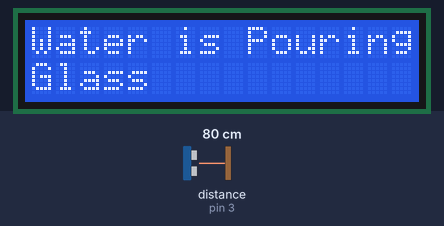
The sketch below on a simulated Arduino Nano, built with avr-gcc and run on an emulated ATmega328P. On the bench: 16×2 character LCD. Wiring (inferred from the names in the program): ultrasonic range finder: trigger A2; echo pin 3. The inputs (shaded band) are chosen by the test bench; at power-on: distance to the obstacle (sensor on pin 3) 80 cm. The echo pulse lasts 58.3 µs per cm.

Above: at 0.07 s.
At 1.2 s:
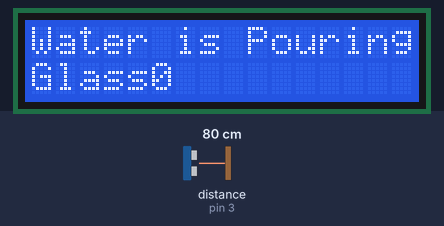
1.3 s: distance to the obstacle (sensor on pin 3) set to 2 cm
4.3 s: distance to the obstacle (sensor on pin 3) set to 4 cm
Timing chart, 0 to 7.3 s (numbered marks = the images above; inputs shaded):
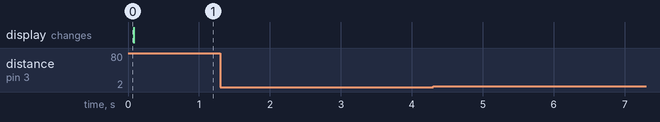

The sketch:

PurifierInterfaceCode.ino
```cpp
#include <LiquidCrystal.h>

LiquidCrystal lcd(A6, A5, 8, 9, 10, 11);
int water_level= 0;

long duration;
int distance;
float waterlevelpercent;

volatile bool button1Pressed = true;
volatile bool button2Pressed = true;
volatile bool button3Pressed = true;
volatile bool button4Pressed = true;

const int trig_pin = A2;
const int echo_pin = 3;
const int ws_data = A1;
const int sole_trig = A4;
const int button1 = 4;
const int button2 = 5;
const int button3 = 6;
const int button4 = 7;

volatile unsigned long lastTimeButtonPressed4debounce = millis();
volatile unsigned long lastTimeButtonPressed4waterflow = millis();
volatile unsigned long lastTimeButtonPressed4display = millis();
unsigned long debounceDelay = 50;

void solenoidturnon(unsigned long time)
{
  digitalWrite(A4, HIGH);
  unsigned long timeNow1 = millis();
  if (timeNow1 - lastTimeButtonPressed4waterflow > time) {
  lastTimeButtonPressed4waterflow = timeNow1;
  digitalWrite(A4,LOW);
}
 }
void solenoidturnon4ever()
{
  digitalWrite(A4, HIGH);

}

void button1PressedInterrupt()
{
  unsigned long timeNow2 = millis();
  if (timeNow2 - lastTimeButtonPressed4debounce > debounceDelay) {
    lastTimeButtonPressed4debounce = timeNow2;
    if (button1Pressed){
      button1Pressed = false;
    }
    else {
      button1Pressed = true;
    }
    }
  }


void button2PressedInterrupt()
{
  unsigned long timeNow3 = millis();
  if (timeNow3 - lastTimeButtonPressed4debounce > debounceDelay) {
    lastTimeButtonPressed4debounce = timeNow3;
    if (button2Pressed){
      button2Pressed = false;
    }
    else {
      button2Pressed = true;
    }
    }
  }


void button3PressedInterrupt()
{
  unsigned long timeNow4 = millis();
  if (timeNow4 - lastTimeButtonPressed4debounce > debounceDelay) {
    lastTimeButtonPressed4debounce = timeNow4;
    if (button3Pressed){
      button3Pressed = false;
    }
    else {
      button3Pressed = true;
    }
    }
  }


void button4PressedInterrupt()
{
  unsigned long timeNow5 = millis();
  if (timeNow5 - lastTimeButtonPressed4debounce > debounceDelay) {
    lastTimeButtonPressed4debounce = timeNow5;
    if (button4Pressed){
      button4Pressed = false;
    }
    else {
      button4Pressed = true;
    }
    }
  }


int calculateDistance(){

  digitalWrite(trig_pin, LOW);
  delayMicroseconds(2);
  // Sets the trigPin on HIGH state for 10 micro seconds
  digitalWrite(trig_pin, HIGH);
  delayMicroseconds(10);
  digitalWrite(trig_pin, LOW);
  duration = pulseIn(echo_pin, HIGH); // Reads the echoPin, returns the sound wave travel time in microseconds
  distance= duration*0.034/2;
  return distance;
}

void setup() {
  pinMode(button1, INPUT);
  pinMode(button2, INPUT);
  pinMode(button3, INPUT);
  pinMode(button4, INPUT);
  pinMode(trig_pin, OUTPUT);
  pinMode(echo_pin, INPUT);
  pinMode(sole_trig, OUTPUT);
  pinMode(ws_data, INPUT);
  lcd.begin(16, 2);

  attachInterrupt(digitalPinToInterrupt(button1),
                  button1PressedInterrupt,
                  RISING);

  attachInterrupt(digitalPinToInterrupt(button2),
                  button2PressedInterrupt,
                  RISING);

  attachInterrupt(digitalPinToInterrupt(button3),
                  button3PressedInterrupt,
                  RISING);

  attachInterrupt(digitalPinToInterrupt(button4),
                  button4PressedInterrupt,
                  RISING);

}

void loop() {

if (button1Pressed) {

  if (button2Pressed || button3Pressed )
  {
    button2Pressed = button3Pressed  = false;
  }

 solenoidturnon(5000);
 lcd.setCursor(0, 0);
 lcd.print("Water is Pouring in a");
 lcd.setCursor(0, 1);
 lcd.print("Glass");

}
if (button2Pressed) {

  if (button1Pressed || button3Pressed)
  {
    button1Pressed = button3Pressed = false;
  }

 solenoidturnon(20000);
 lcd.setCursor(0, 0);
 lcd.print("Water is Pouring in a");
 lcd.setCursor(0, 1);
 lcd.print("Bottle");

}
if (button3Pressed) {

  if (button2Pressed || button1Pressed )
  {
    button2Pressed = button1Pressed  = false;
  }

 solenoidturnon4ever();
 lcd.setCursor(0, 0);
 lcd.print("Water is Pouring");

}
if (button4Pressed) {

 // if (button2Pressed || button3Pressed || button1Pressed)
 // {
  //  button2Pressed = button3Pressed = button1Pressed = false;
 // }

 distance = calculateDistance();
 waterlevelpercent = distance*100/40; //suppose purifier is 40 cm long


  lcd.setCursor(0, 0);
  lcd.print("The Water Purifier is filled");
  lcd.setCursor(0, 1);
  lcd.print(waterlevelpercent);

  unsigned long timeNow6 = millis();

  if (timeNow6 - lastTimeButtonPressed4display > 10000) {
   lastTimeButtonPressed4display = timeNow6;
   lcd.setCursor(0, 0);
   lcd.print("");
   lcd.setCursor(0, 1);
   lcd.print("");
   button4Pressed = false;


 }


 //or

 //distance = analogRead(A1);
 //waterlevelpercentage = sensorvalue*100/40;
 //lcd.print("The Water Purifier is filled");
 //lcd.setCursor(0, 1);
 //lcd.print(waterlevelpercentage);


}

}
```

Measured:
- after the input at 1.3 s, every drawn part: stays the same
- after the input at 4.3 s, every drawn part: stays the same
